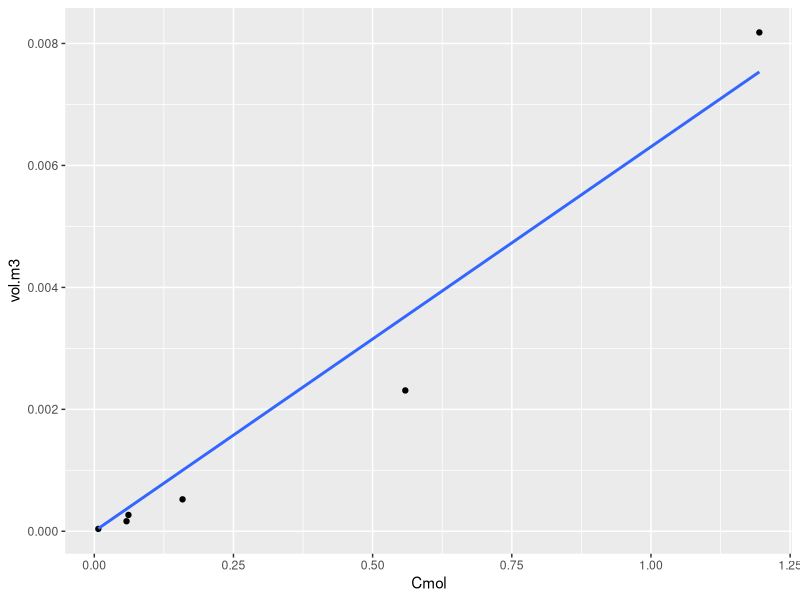

Write the R code that produced this figure. (Note: this script raises an error after producing the figure.)
## ---- chunk 1
knitr::opts_chunk$set(echo = TRUE)
library(tidyverse)
sapply(list.files(path="R/", pattern="*", full.names = TRUE), FUN=source)
## ---- chunk 2
# Data from:
# Jokiel PL, Morrissey JI (1986) Influence of size on primary production in the 
#   reef coral Pocillopora damicornis and the macroalga Acanthophora spicifera. 
#   Mar Biol 91:15–26

# Enter data from Table 1
df <- data_frame(
  radius.cm = c(2.1, 3.4, 4.0, 5.0, 8.2, 12.5),
  tissue.dry.wt.g = c(0.21, 1.68, 1.78, 4.60, 16.21, 34.66)
)

# Calculate colony volume (as a sphere) and convert biomass to Cmol
#   Assumes 41.4% carbon by weight (Schutter et al. 2010)
df <- df %>%
  mutate(vol.m3 = 4/3 * pi * (radius.cm / 100)^3,
         Cmol = tissue.dry.wt.g * 0.414 / 12.011)  # gBiomass * 0.414 gC/gBiomass * 1molC/12.011gC

# Plot volume as a function of biomass
ggplot(df, aes(x=Cmol, y=vol.m3)) + 
  geom_point() + 
  geom_smooth(method = "lm", se=FALSE, formula=y~x-1)

# Calculate slope
mod <- lm(vol.m3 ~ Cmol - 1, data=df)
coef(mod)
## ---- chunk 3
# Load all default parameter values for model with one Symbiodinium type
pars <- def_pars(nsym = 1)

# Set time vector to one year
time <- seq(0, 300, 0.1)

# Initialize constant environment with intermediate light (15 mol/m2/d), low ambient DIN (1e-7 M), no feeding, and no uber-predators.
env <- init_env(time=time, L=c(15,15,0), N=c(1e-7,1e-7,0), X=c(0,0,0), U=c(0,0,0))
## ---- chunk 4
run1 <- run_fish_coral(time=time, env=env, par=pars)
## ---- chunk 5
# Plot coral biomass
ggplot(run1, aes(x=time, y=H)) + geom_line()

# Plot internal nitrogen concentration
ggplot(run1, aes(x=time, y=Ni)) + geom_line()

# View first few values of internal nitrogen concentration
head(run1$Ni)
